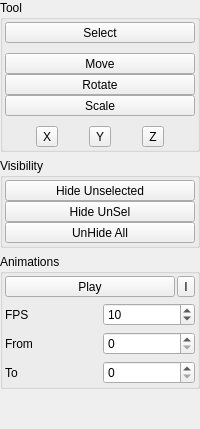
            <widget class="QWidget" name="tab">
             <attribute name="title">
              <string>V</string>
             </attribute>
             <layout class="QVBoxLayout" name="verticalLayout_6">
              <property name="leftMargin">
               <number>0</number>
              </property>
              <property name="topMargin">
               <number>0</number>
              </property>
              <property name="rightMargin">
               <number>0</number>
              </property>
              <property name="bottomMargin">
               <number>0</number>
              </property>
              <item>
               <widget class="QGroupBox" name="groupBox">
                <property name="title">
                 <string>Tool</string>
                </property>
                <layout class="QVBoxLayout" name="verticalLayout_3">
                 <property name="spacing">
                  <number>0</number>
                 </property>
                 <property name="leftMargin">
                  <number>2</number>
                 </property>
                 <property name="topMargin">
                  <number>2</number>
                 </property>
                 <property name="rightMargin">
                  <number>2</number>
                 </property>
                 <property name="bottomMargin">
                  <number>2</number>
                 </property>
                 <item>
                  <widget class="QToolButton" name="toolButton_7">
                   <property name="sizePolicy">
                    <sizepolicy hsizetype="Preferred" vsizetype="Fixed">
                     <horstretch>0</horstretch>
                     <verstretch>0</verstretch>
                    </sizepolicy>
                   </property>
                   <property name="text">
                    <string>Select</string>
                   </property>
                   <property name="checkable">
                    <bool>true</bool>
                   </property>
                  </widget>
                 </item>
                 <item>
                  <spacer name="verticalSpacer">
                   <property name="orientation">
                    <enum>Qt::Vertical</enum>
                   </property>
                   <property name="sizeHint" stdset="0">
                    <size>
                     <width>0</width>
                     <height>10</height>
                    </size>
                   </property>
                  </spacer>
                 </item>
                 <item>
                  <widget class="QToolButton" name="toolButton_8">
                   <property name="sizePolicy">
                    <sizepolicy hsizetype="Preferred" vsizetype="Fixed">
                     <horstretch>0</horstretch>
                     <verstretch>0</verstretch>
                    </sizepolicy>
                   </property>
                   <property name="text">
                    <string>Move</string>
                   </property>
                   <property name="checkable">
                    <bool>true</bool>
                   </property>
                  </widget>
                 </item>
                 <item>
                  <widget class="QToolButton" name="toolButton_9">
                   <property name="sizePolicy">
                    <sizepolicy hsizetype="Preferred" vsizetype="Fixed">
                     <horstretch>0</horstretch>
                     <verstretch>0</verstretch>
                    </sizepolicy>
                   </property>
                   <property name="text">
                    <string>Rotate</string>
                   </property>
                   <property name="checkable">
                    <bool>true</bool>
                   </property>
                  </widget>
                 </item>
                 <item>
                  <widget class="QToolButton" name="toolButton_10">
                   <property name="sizePolicy">
                    <sizepolicy hsizetype="Preferred" vsizetype="Fixed">
                     <horstretch>0</horstretch>
                     <verstretch>0</verstretch>
                    </sizepolicy>
                   </property>
                   <property name="text">
                    <string>Scale</string>
                   </property>
                   <property name="checkable">
                    <bool>true</bool>
                   </property>
                  </widget>
                 </item>
                 <item>
                  <spacer name="verticalSpacer_2">
                   <property name="orientation">
                    <enum>Qt::Vertical</enum>
                   </property>
                   <property name="sizeHint" stdset="0">
                    <size>
                     <width>0</width>
                     <height>10</height>
                    </size>
                   </property>
                  </spacer>
                 </item>
                 <item>
                  <widget class="QWidget" name="widget_7" native="true">
                   <layout class="QHBoxLayout" name="horizontalLayout_6">
                    <property name="spacing">
                     <number>0</number>
                    </property>
                    <property name="leftMargin">
                     <number>0</number>
                    </property>
                    <property name="topMargin">
                     <number>0</number>
                    </property>
                    <property name="rightMargin">
                     <number>0</number>
                    </property>
                    <property name="bottomMargin">
                     <number>0</number>
                    </property>
                    <item>
                     <widget class="QToolButton" name="toolButton">
                      <property name="text">
                       <string>X</string>
                      </property>
                      <property name="checkable">
                       <bool>true</bool>
                      </property>
                      <property name="popupMode">
                       <enum>QToolButton::DelayedPopup</enum>
                      </property>
                      <property name="toolButtonStyle">
                       <enum>Qt::ToolButtonFollowStyle</enum>
                      </property>
                      <property name="arrowType">
                       <enum>Qt::NoArrow</enum>
                      </property>
                     </widget>
                    </item>
                    <item>
                     <widget class="QToolButton" name="toolButton_2">
                      <property name="text">
                       <string>Y</string>
                      </property>
                      <property name="checkable">
                       <bool>true</bool>
                      </property>
                      <property name="popupMode">
                       <enum>QToolButton::DelayedPopup</enum>
                      </property>
                      <property name="toolButtonStyle">
                       <enum>Qt::ToolButtonFollowStyle</enum>
                      </property>
                      <property name="arrowType">
                       <enum>Qt::NoArrow</enum>
                      </property>
                     </widget>
                    </item>
                    <item>
                     <widget class="QToolButton" name="toolButton_3">
                      <property name="text">
                       <string>Z</string>
                      </property>
                      <property name="checkable">
                       <bool>true</bool>
                      </property>
                      <property name="popupMode">
                       <enum>QToolButton::DelayedPopup</enum>
                      </property>
                      <property name="toolButtonStyle">
                       <enum>Qt::ToolButtonFollowStyle</enum>
                      </property>
                      <property name="arrowType">
                       <enum>Qt::NoArrow</enum>
                      </property>
                     </widget>
                    </item>
                   </layout>
                  </widget>
                 </item>
                </layout>
               </widget>
              </item>
              <item>
               <widget class="QGroupBox" name="groupBox_2">
                <property name="title">
                 <string>Visibility</string>
                </property>
                <layout class="QVBoxLayout" name="verticalLayout_4">
                 <property name="spacing">
                  <number>0</number>
                 </property>
                 <property name="leftMargin">
                  <number>2</number>
                 </property>
                 <property name="topMargin">
                  <number>2</number>
                 </property>
                 <property name="rightMargin">
                  <number>2</number>
                 </property>
                 <property name="bottomMargin">
                  <number>2</number>
                 </property>
                 <item>
                  <widget class="QToolButton" name="toolButton_11">
                   <property name="sizePolicy">
                    <sizepolicy hsizetype="Preferred" vsizetype="Fixed">
                     <horstretch>0</horstretch>
                     <verstretch>0</verstretch>
                    </sizepolicy>
                   </property>
                   <property name="text">
                    <string>Hide Unselected</string>
                   </property>
                  </widget>
                 </item>
                 <item>
                  <widget class="QToolButton" name="toolButton_12">
                   <property name="sizePolicy">
                    <sizepolicy hsizetype="Preferred" vsizetype="Fixed">
                     <horstretch>0</horstretch>
                     <verstretch>0</verstretch>
                    </sizepolicy>
                   </property>
                   <property name="text">
                    <string>Hide UnSel</string>
                   </property>
                  </widget>
                 </item>
                 <item>
                  <widget class="QToolButton" name="toolButton_13">
                   <property name="sizePolicy">
                    <sizepolicy hsizetype="Preferred" vsizetype="Fixed">
                     <horstretch>0</horstretch>
                     <verstretch>0</verstretch>
                    </sizepolicy>
                   </property>
                   <property name="text">
                    <string>UnHide All</string>
                   </property>
                  </widget>
                 </item>
                </layout>
               </widget>
              </item>
              <item>
               <widget class="QGroupBox" name="groupBox_3">
                <property name="title">
                 <string>Animations</string>
                </property>
                <layout class="QVBoxLayout" name="verticalLayout_5">
                 <property name="leftMargin">
                  <number>2</number>
                 </property>
                 <property name="topMargin">
                  <number>2</number>
                 </property>
                 <property name="rightMargin">
                  <number>2</number>
                 </property>
                 <property name="bottomMargin">
                  <number>2</number>
                 </property>
                 <item>
                  <widget class="QWidget" name="widget_8" native="true">
                   <layout class="QHBoxLayout" name="horizontalLayout_7">
                    <property name="spacing">
                     <number>2</number>
                    </property>
                    <property name="leftMargin">
                     <number>0</number>
                    </property>
                    <property name="topMargin">
                     <number>0</number>
                    </property>
                    <property name="rightMargin">
                     <number>0</number>
                    </property>
                    <property name="bottomMargin">
                     <number>0</number>
                    </property>
                    <item>
                     <widget class="QToolButton" name="toolButton_14">
                      <property name="sizePolicy">
                       <sizepolicy hsizetype="Preferred" vsizetype="Fixed">
                        <horstretch>0</horstretch>
                        <verstretch>0</verstretch>
                       </sizepolicy>
                      </property>
                      <property name="text">
                       <string>Play</string>
                      </property>
                      <property name="checkable">
                       <bool>true</bool>
                      </property>
                     </widget>
                    </item>
                    <item>
                     <widget class="QToolButton" name="toolButton_15">
                      <property name="text">
                       <string>I</string>
                      </property>
                      <property name="checkable">
                       <bool>true</bool>
                      </property>
                     </widget>
                    </item>
                   </layout>
                  </widget>
                 </item>
                 <item>
                  <widget class="QWidget" name="widget_10" native="true">
                   <layout class="QGridLayout" name="gridLayout">
                    <property name="leftMargin">
                     <number>0</number>
                    </property>
                    <property name="topMargin">
                     <number>0</number>
                    </property>
                    <property name="rightMargin">
                     <number>0</number>
                    </property>
                    <property name="bottomMargin">
                     <number>0</number>
                    </property>
                    <item row="0" column="0">
                     <widget class="QLabel" name="label_2">
                      <property name="text">
                       <string>FPS</string>
                      </property>
                     </widget>
                    </item>
                    <item row="0" column="1">
                     <widget class="QSpinBox" name="spinBox">
                      <property name="maximum">
                       <number>1000</number>
                      </property>
                      <property name="value">
                       <number>10</number>
                      </property>
                     </widget>
                    </item>
                    <item row="1" column="0">
                     <widget class="QLabel" name="label_3">
                      <property name="text">
                       <string>From</string>
                      </property>
                     </widget>
                    </item>
                    <item row="1" column="1">
                     <widget class="QSpinBox" name="spinBox_2">
                      <property name="maximum">
                       <number>1000</number>
                      </property>
                      <property name="value">
                       <number>0</number>
                      </property>
                     </widget>
                    </item>
                    <item row="2" column="0">
                     <widget class="QLabel" name="label_4">
                      <property name="text">
                       <string>To</string>
                      </property>
                     </widget>
                    </item>
                    <item row="2" column="1">
                     <widget class="QSpinBox" name="spinBox_3">
                      <property name="maximum">
                       <number>1000</number>
                      </property>
                      <property name="value">
                       <number>0</number>
                      </property>
                     </widget>
                    </item>
                   </layout>
                  </widget>
                 </item>
                </layout>
               </widget>
              </item>
              <item>
               <spacer name="verticalSpacer_6">
                <property name="orientation">
                 <enum>Qt::Vertical</enum>
                </property>
                <property name="sizeHint" stdset="0">
                 <size>
                  <width>20</width>
                  <height>40</height>
                 </size>
                </property>
               </spacer>
              </item>
             </layout>
            </widget>
